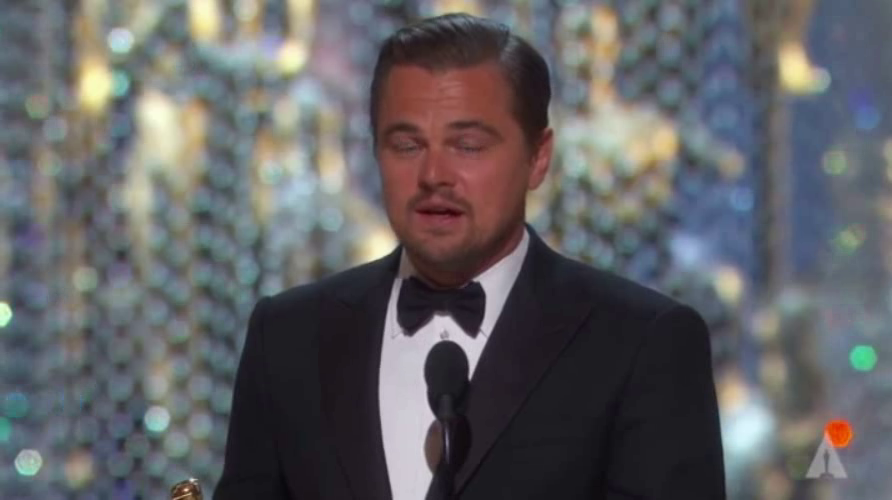
#> input picture frame 41 of td6/images/images/video1.mp4, 892 x 500 px, given in place of video2.avi, which was not available
$ python frame_processing.py
#> lines starting #> are read from the running program, lines starting #| are printed output that depends on the picture; pictures that were not available may be replaced by others from this repository, and a replacement may not be noted
import numpy as np
import cv2 as cv
cap = cv.VideoCapture('/path-to-video/video2.avi')

width = cap.get(cv.CAP_PROP_FRAME_WIDTH);
n = 2;
delta = int(width/n); #divide image in n parts


while cap.isOpened():
    ret, frame = cap.read()
#> frame is the input picture: shape (500, 892, 3); mean B, G, R 100.1, 97.2, 97.7
    # if frame is read correctly ret is True
    if not ret:
        print("Can't receive frame (stream end?). Exiting ...")
        break

    #pass from RGB to graylevel
    p1 = frame[0:frame.shape[0],delta:frame.shape[1]];
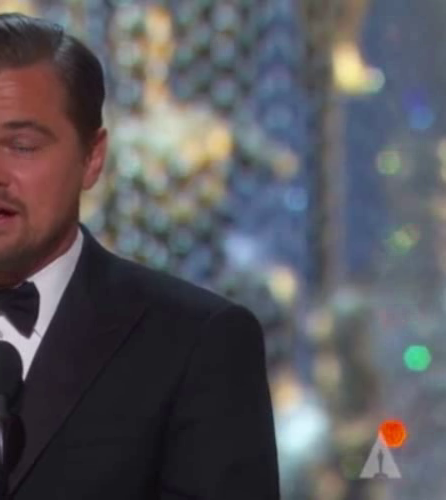
#> p1: shape (500, 446, 3); mean B, G, R 92.9, 87.7, 88.8
    p1_gray = cv.cvtColor(p1, cv.COLOR_BGR2GRAY)
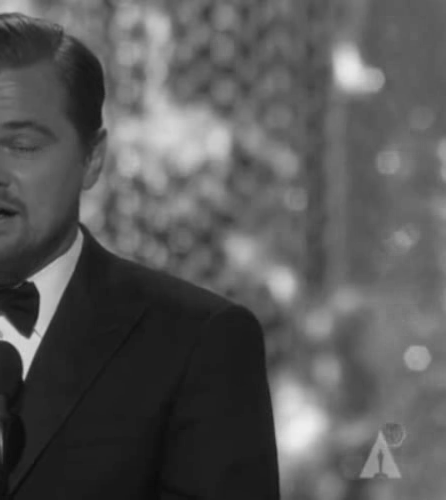
#> p1_gray: shape (500, 446); min 11, max 240, mean 88.6
    p1 = cv.cvtColor(p1_gray, cv.COLOR_GRAY2BGR)

    #copy processed part to frame
    frame[0:frame.shape[0],delta:frame.shape[1]] = p1
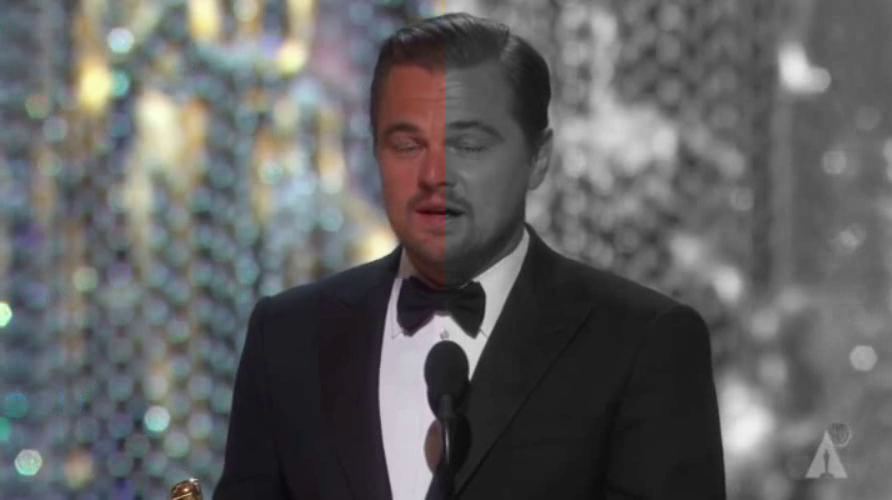
#> frame: shape (500, 892, 3); mean B, G, R 98, 97.7, 97.6

    cv.imshow('frame', frame)
    if cv.waitKey(1) == ord('q'):
#> (key q is pressed here)
        break
cap.release()
cv.destroyAllWindows()

$ run again, starting later in the video
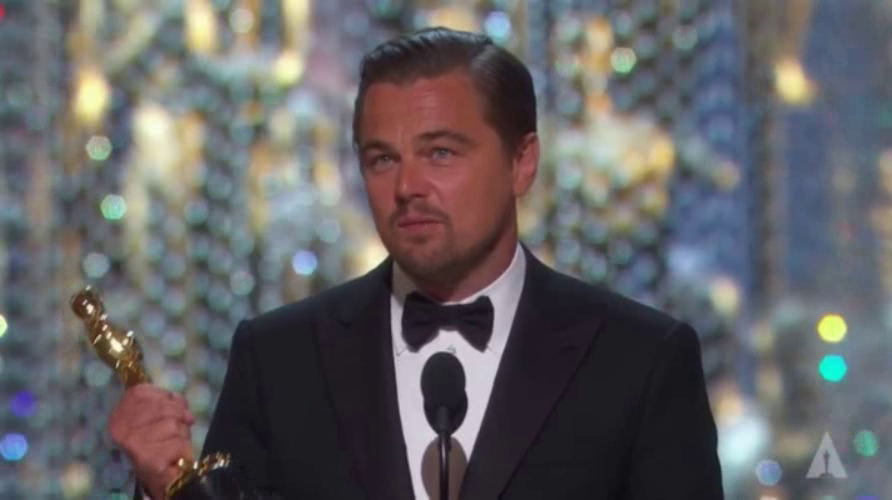
#> input picture frame 332 of td6/images/images/video1.mp4, 892 x 500 px, given in place of video2.avi, which was not available
#> frame is the input picture: shape (500, 892, 3); mean B, G, R 100.2, 97.6, 99.4
#> `p1_gray = cv.cvtColor(p1, cv.COLOR_BGR2GRAY)`:
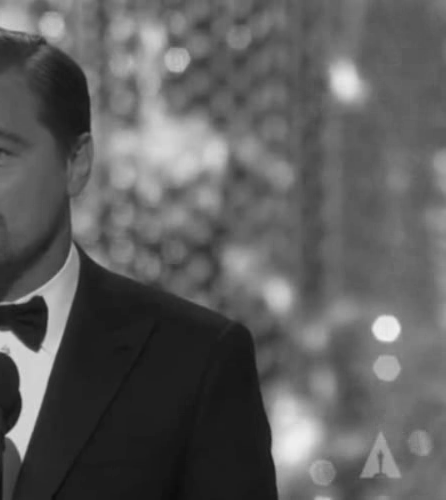
#> p1_gray: shape (500, 446); min 12, max 241, mean 94.1
#> `frame[0:frame.shape[0],delta:frame.shape[1]] = p1`:
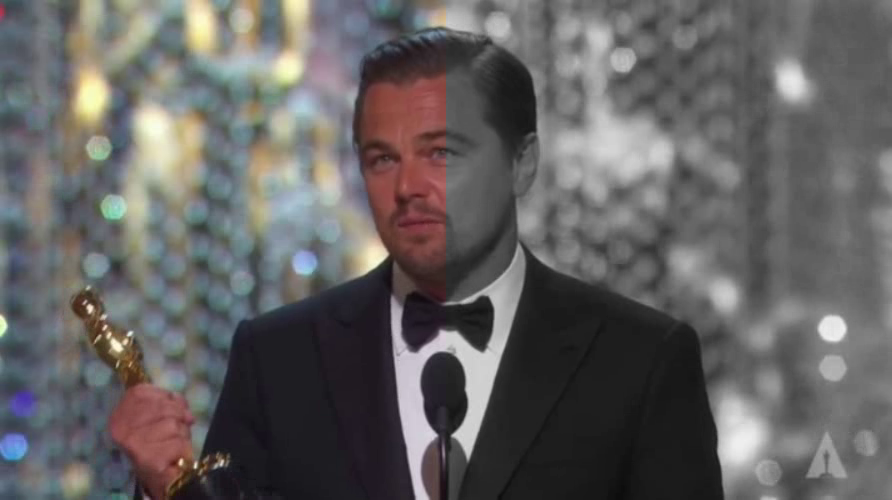
#> frame: shape (500, 892, 3); mean B, G, R 97.6, 97.8, 99.9
